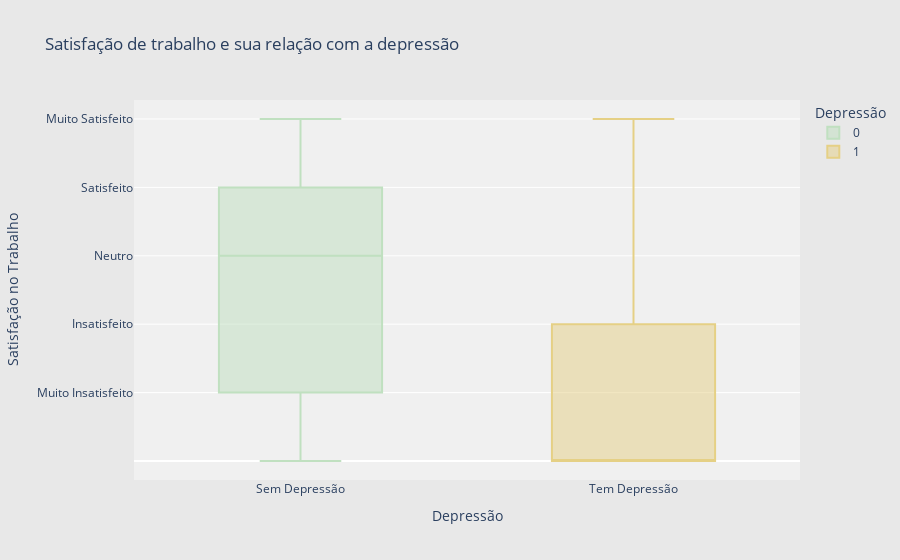

The cell this chart's notebook holds for it:
### Markdown cell above
Como podemos observar no gráfico acima, conforme a idade das pessoas aumenta, a depressão tende a diminuir, isso pode significar também que nos dias de hoje o tema tem sido mais debatido, e pessoas com mais idade podem ter uma tendencia a negar seu estado emocional.

### Code cell
fig = px.box(
    df,
    x="Depression",
    y="Job Satisfaction",
    color="Depression",
    title="Satisfação de trabalho e sua relação com a depressão",
    color_discrete_map={
        0: "#C0E0C0",
        1: "#E5D085"
    }
)
fig.update_layout(
    legend=dict(
        title="Depressão",
        itemsizing="constant",
        traceorder="normal",
    ),
    xaxis=dict(
        title="Depressão",
        tickvals=[0, 1],
        ticktext=["Sem Depressão", "Tem Depressão"]
    ),
    yaxis=dict(
        title="Satisfação no Trabalho",
        tickmode="array",
        tickvals=[1, 2, 3, 4, 5], 
        ticktext=["Muito Insatisfeito", "Insatisfeito", "Neutro", "Satisfeito", "Muito Satisfeito"]
    ),
    plot_bgcolor="#F0F0F0",
    paper_bgcolor="#E8E8E8" 
)

fig.show()

### Figure 1 — Plotly figure (JSON) as saved in the notebook; plotly's stock layout.template omitted (floating-point values rounded to 4 significant figures; data arrays with more than 128 entries replaced by an {"elided": "..."} marker saying what was removed)
{"data": [{"alignmentgroup": "True", "hovertemplate": "Depression=%{x}<br>Job Satisfaction=%{y}<extra></extra>", "legendgroup": "0", "marker": {"color": "#C0E0C0"}, "name": "0", "notched": false, "offsetgroup": "0", "orientation": "v", "showlegend": true, "type": "box", "x": {"elided": "2101 int values"}, "x0": " ", "xaxis": "x", "y": {"elided": "2101 int values"}, "y0": " ", "yaxis": "y"}, {"alignmentgroup": "True", "hovertemplate": "Depression=%{x}<br>Job Satisfaction=%{y}<extra></extra>", "legendgroup": "1", "marker": {"color": "#E5D085"}, "name": "1", "notched": false, "offsetgroup": "1", "orientation": "v", "showlegend": true, "type": "box", "x": {"elided": "455 int values"}, "x0": " ", "xaxis": "x", "y": {"elided": "455 int values"}, "y0": " ", "yaxis": "y"}], "layout": {"boxmode": "overlay", "legend": {"itemsizing": "constant", "title": {"text": "Depressão"}, "tracegroupgap": 0, "traceorder": "normal"}, "paper_bgcolor": "#E8E8E8", "plot_bgcolor": "#F0F0F0", "title": {"text": "Satisfação de trabalho e sua relação com a depressão"}, "xaxis": {"anchor": "y", "categoryarray": [0, 1], "categoryorder": "array", "domain": [0, 1], "ticktext": ["Sem Depressão", "Tem Depressão"], "tickvals": [0, 1], "title": {"text": "Depressão"}}, "yaxis": {"anchor": "x", "domain": [0, 1], "tickmode": "array", "ticktext": ["Muito Insatisfeito", "Insatisfeito", "Neutro", "Satisfeito", "Muito Satisfeito"], "tickvals": [1, 2, 3, 4, 5], "title": {"text": "Satisfação no Trabalho"}}}}
